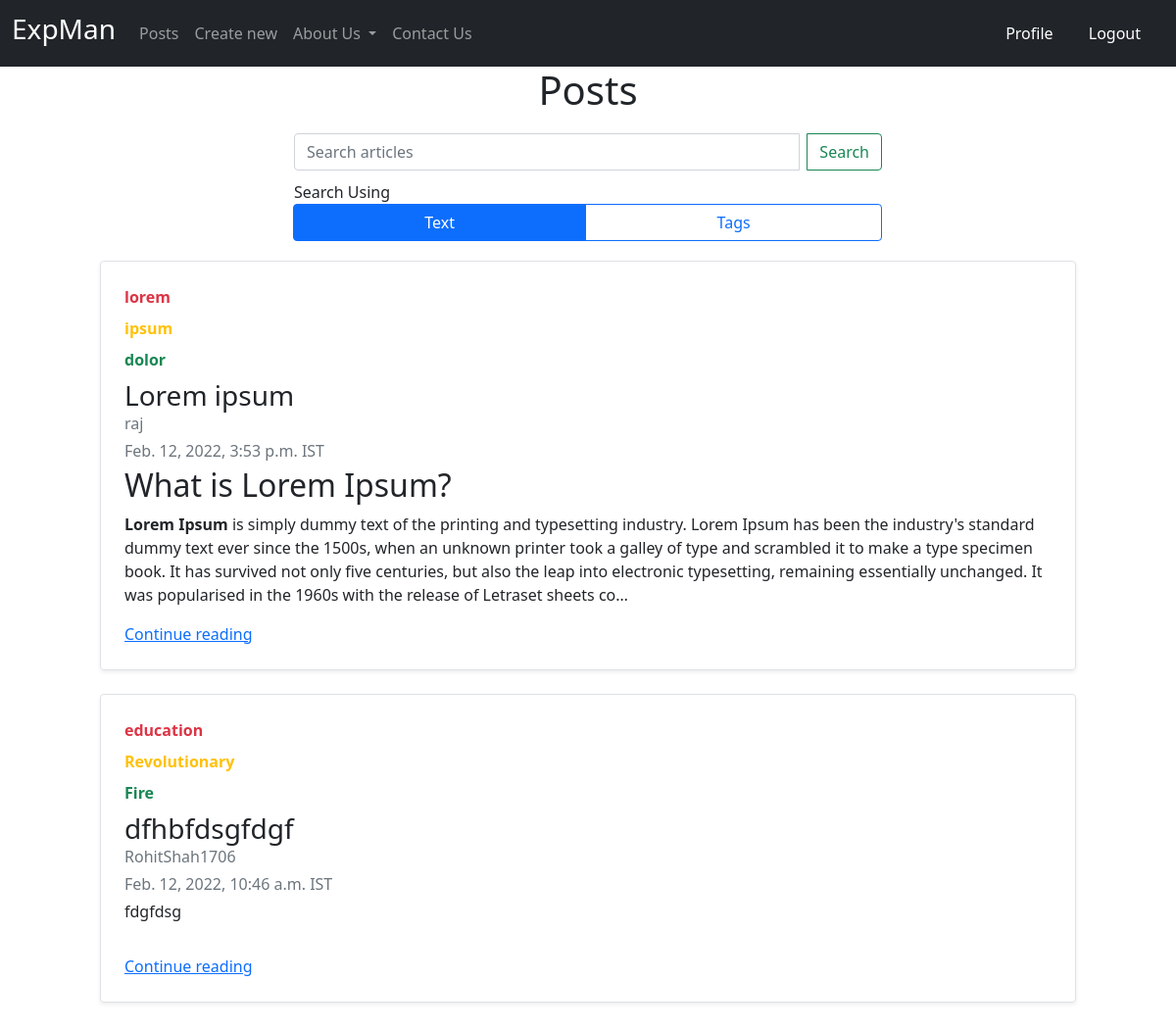
/posts (signed in), run on an earlier commit of the app's database.
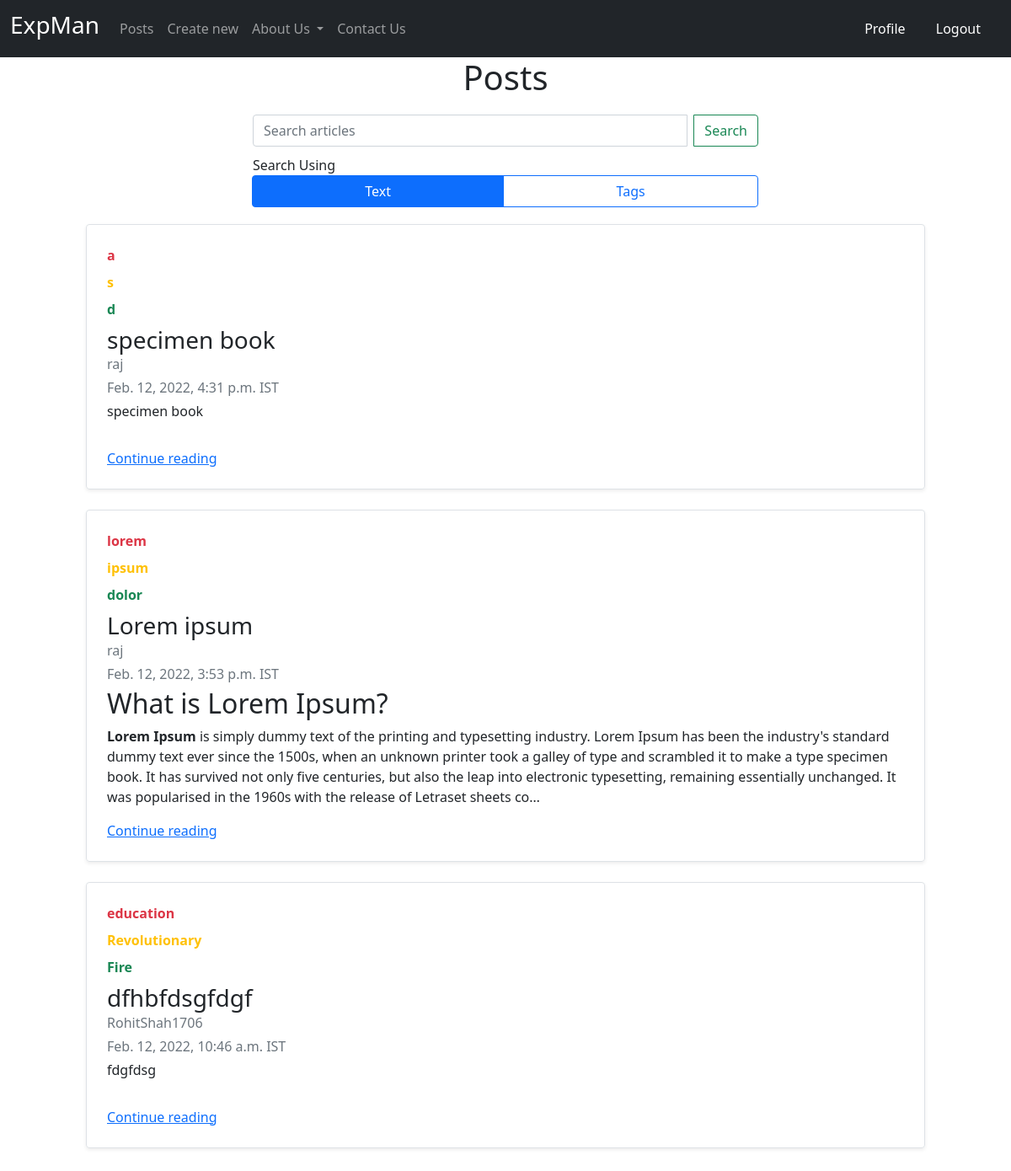
And on a later commit of the database.
### main/models.py (models this page shows, shortened)
class Post(models.Model):
    author=models.ForeignKey(Account,on_delete=models.CASCADE)
    title=models.CharField(max_length=15)
    date_created = models.DateTimeField(auto_now_add=True)
    content=models.TextField()

class Tags(models.Model):
    Post=models.ForeignKey(Post,on_delete=models.CASCADE)
    tag=models.CharField(max_length=15)

class Account(AbstractBaseUser):
    email=models.EmailField(verbose_name="email",max_length=60,unique=True)
    username=models.CharField(max_length=30,unique=True)
    date_joined=models.DateTimeField(verbose_name="date joined",auto_now_add=True)
    last_login=models.DateTimeField(verbose_name="last login",auto_now=True)
    is_admin=models.BooleanField(default=False)
    is_active=models.BooleanField(default=True)
    is_staff=models.BooleanField(default=False)
    is_superuser=models.BooleanField(default=False)
    gender=models.CharField(max_length=1,choices=(("M","MALE"),("F","FEMALE")))
    profession=models.CharField(max_length=1,choices=(("S","STUDENT"),("P","PROFESSIONAL")))
    bio=models.CharField(max_length=200)
    profile_photo=models.ImageField(upload_to='images')
    USERNAME_FIELD='email'
    REQUIRED_FIELDS=['username',]
    objects=MyAccountManager()

### main/views.py (the view)
# urls.py: path('posts', views.posts,name="post"),
def posts(request):
    show=""
    if request.method=="GET" and 'searchb' in request.GET:
        using,search=request.GET.get('using'),request.GET.get('search')
        show=search
        if using=="Tags":
            posts=[]
            for i in Tags.objects.filter(tag__contains=search):
                posts.append(i.Post)
        if using=="Text":
            posts=Post.objects.filter(content__contains=search)
    else:
        posts=Post.objects.all()[::-1]
    return render(request,"posts.html",{"posts":posts,"show":show})

### main/templates/posts.html (shortened to what this page needs)
{%extends 'index.html'%}
{% load static %}
{%block content%}
<h1>Posts</h1>
<form class="searchPostBar" method="GET" action="{%url 'post'%}">
    <div class="form-group input-group">
        <input class="form-control me-2" type="search" placeholder="Search articles" aria-label="Search" name="search">
        <button class="btn btn-outline-success" type="submit" id="srch" name="searchb">Search</button>
    </div>
    <div class="row mb-1" id="serBtn">
        <div class="col-md-12"><label class="labels">Search Using</label></div>
        <div class="btn-group" role="group" aria-label="Basic radio toggle button group">
            <label class="btn btn-outline-primary" for="serradio1">Text</label>
            <label class="btn btn-outline-primary" for="serradio2">Tags</label>
        </div>
    </div>
</form>
<div class="row mb-1" id="ptContent">
    {%for post in posts%}
    <div class="col-md-10">
        <div class="row g-0 border rounded overflow-hidden flex-md-row mb-4 shadow-sm h-md-250 position-relative"
            id="readPost">
            <div class="col p-4 d-flex flex-column position-static" id="ptContent">
                <b class="d-inline-block mb-2 text-danger">{{post.tags_set.all.0.tag}}</b>
                <b class="d-inline-block mb-2 text-warning">{{post.tags_set.all.1.tag}}</b>
                <b class="d-inline-block mb-2 text-success">{{post.tags_set.all.2.tag}}</b>
                <h3 class="mb-0">{{post.title}}</h3>
                <div class="mb-1 text-muted">{{post.author.username}}</div>
                <div class="mb-1 text-muted">{{post.date_created}} IST</div>
                <p class="card-text mb-auto">{{post.content|safe|truncatechars:500}}</p>
                <a href="/posts/{{post.id}}" class="stretched-links">Continue reading</a>
            </div>
        </div>
    </div>
    {% empty %}
    No search results found
    {%endfor%}
</div>
{%endblock%}

### main/templates/index.html (shortened to what this page needs)
{% load static %}
<!doctype html>
<html lang="en">
<head>
  <link href="https://cdn.jsdelivr.net/npm/bootstrap@5.1.3/dist/css/bootstrap.min.css" rel="stylesheet"
>
</head>
<body>
  <nav class=" navbar navbar-expand-lg navbar-dark bg-dark">
    <div class="container-fluid">
      <a class="navbar-brand" href="/"><h3>ExpMan</h3></a>
      <div class="collapse navbar-collapse" id="navbarSupportedContent">
        <ul class="navbar-nav me-auto mb-2 mb-lg-0">
          <li class="nav-item">
            <a class="nav-link" aria-current="page" href="/posts">Posts</a>
          </li>
          {%if request.user.is_authenticated%}
          <li class="nav-item">
            <a class="nav-link" href="create_post">Create new</a>
          </li>
          {%endif%}
          <li class="nav-item dropdown">
            <a class="nav-link dropdown-toggle" href="/" id="navbarDropdown" role="button" data-bs-toggle="dropdown"
              aria-expanded="false">
              About Us
            </a>
          </li>
          <li class="nav-item">
            <a class="nav-link" href="contact">Contact Us</a>
          </li>
        </ul>
<div class="mx-2">
  {%if not request.user.is_authenticated%}
    <button class="btn btn-danger" data-bs-toggle="modal" data-bs-target="#loginModal">Login</button>
    <button class="btn btn-danger" data-bs-toggle="modal" data-bs-target="#signupModal">SignUp</button>
  {%else%}
    <a class="nav-link" href="/profile">Profile</a>
    <a class="nav-link" href="/logout">Logout</a>
  {%endif%}
      </div>
    </div>
  </nav>
  {%block content%}{%endblock%}
</body>
</html>

### main/templates/index.html (style rules this page uses)
.nav-link { color: #FFFFFF; display: inline; }

### main/templates/posts.html (style rules this page uses)
.searchPostBar { width: 50%; margin: 20px auto; }
h1 { text-align: center; }
#serBtn { margin-top: 10px; }
#ptContent { justify-content: space-around; }

What changed in the data, as far as the page shows it:
added Post: tags_set.all.0.tag "a", tags_set.all.1.tag "s", tags_set.all.2.tag "d", title "specimen book", author.username "raj", date_created "Feb. 12, 2022, 4:31 p.m.", content "specimen book"
